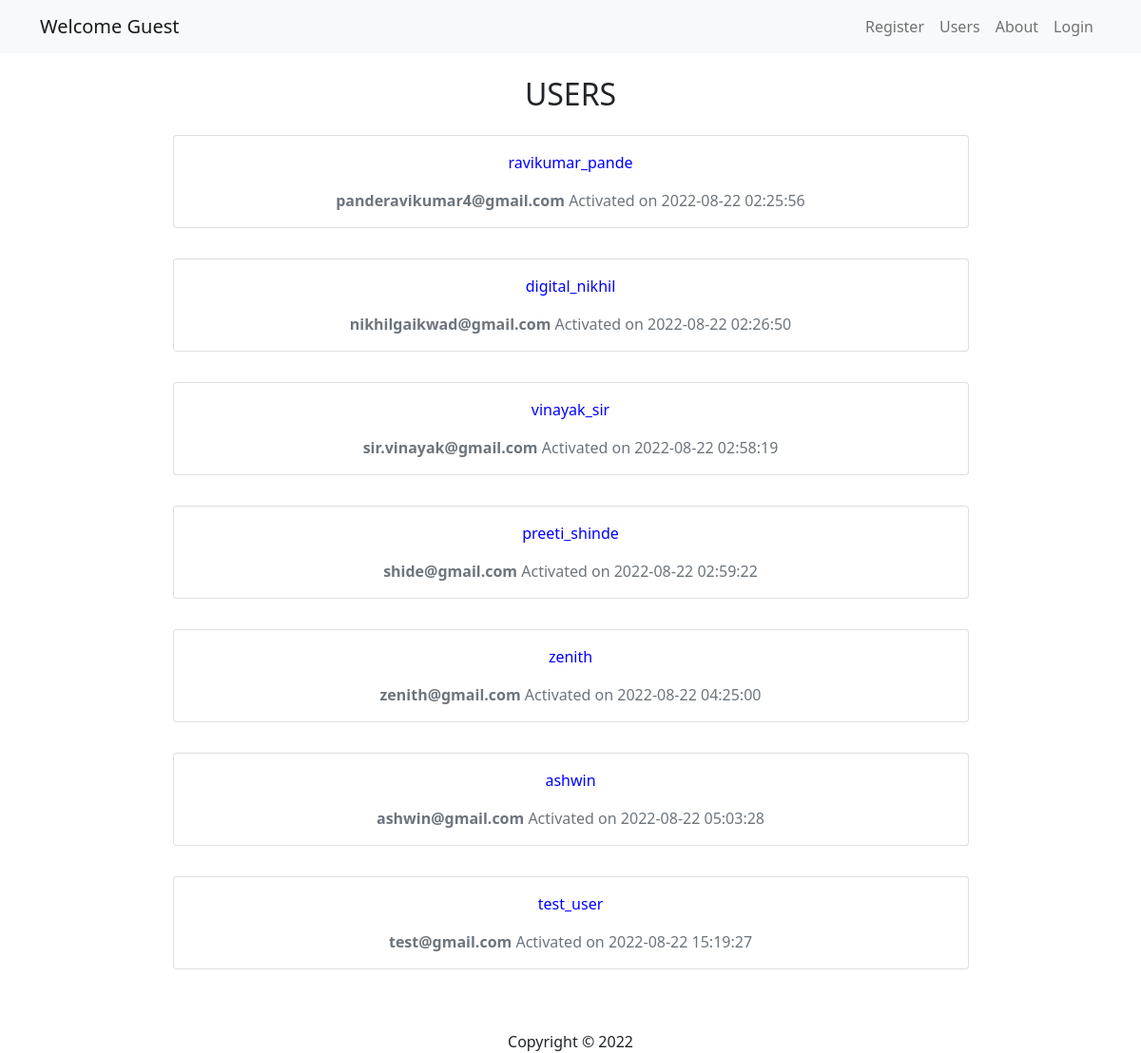
/forum_app/users_data.php, run on the app's committed database.
### tables this page shows
CREATE TABLE `users` (
  `id` int(11) NOT NULL,
  `username` varchar(40) NOT NULL,
  `email_address` varchar(50) NOT NULL,
  `password` varchar(100) NOT NULL,
  `created_on` timestamp NOT NULL DEFAULT current_timestamp(),
  `is_deleted` int(11) NOT NULL
);

### forum_app/users_data.php (the view, shortened to what this page needs)
<?php include 'include/header.php' ?>
<h2>USERS</h2>
<?php
  $sql = 'SELECT * FROM users where is_deleted = 0';
  $result = mysqli_query($conn, $sql);
  $users = mysqli_fetch_all($result, MYSQLI_ASSOC);
?>
<?php foreach($users as $user): ?>
  <div class="card my-3 w-75">
    <div class="card-body text-center">
       <?php echo "<p style='color: blue';>" . $user['username'] . "</p>"; ?>
       <div class="text-secondary mt-2">
        <?php echo "<b>${user['email_address']}</b>" . " Activated on " . $user['created_on']; ?>
       </div>
    </div>
  </div>
<?php endforeach; ?>
<?php include 'include/footer.php' ?>

### data on the page
users: username "ravikumar_pande", email_address "panderavikumar4@gmail.com", created_on "2022-08-22 02:25:56"
users: username "digital_nikhil", email_address "nikhilgaikwad@gmail.com", created_on "2022-08-22 02:26:50"
users: username "vinayak_sir", email_address "sir.vinayak@gmail.com", created_on "2022-08-22 02:58:19"
users: username "preeti_shinde", email_address "shide@gmail.com", created_on "2022-08-22 02:59:22"
users: username "zenith", email_address "zenith@gmail.com", created_on "2022-08-22 04:25:00"
users: username "ashwin", email_address "ashwin@gmail.com", created_on "2022-08-22 05:03:28"
users: username "test_user", email_address "test@gmail.com", created_on "2022-08-22 15:19:27"
